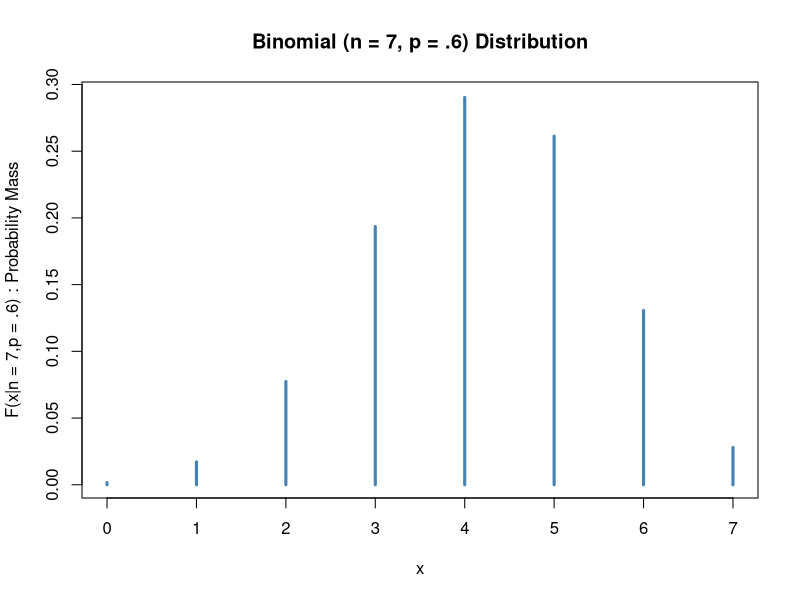
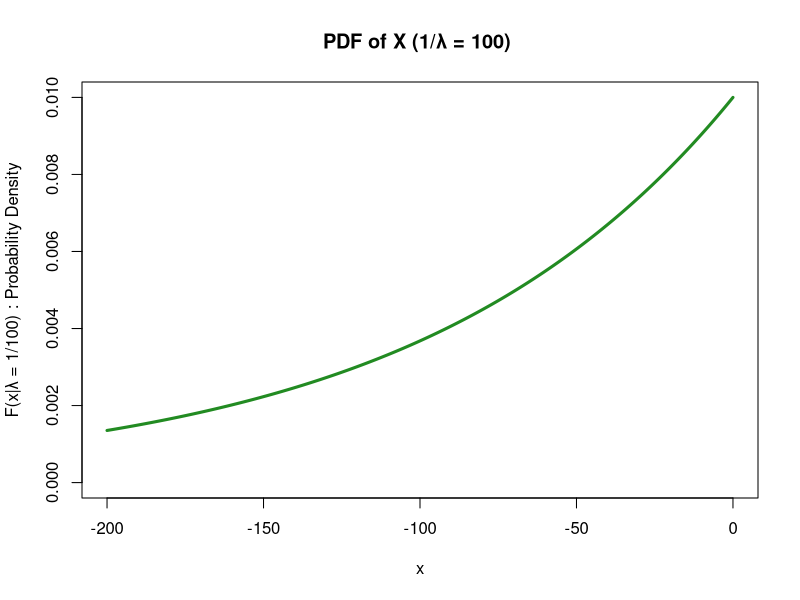

Generate these figures, in order, with R:
## ---- chunk 1
k <- seq(0,7)
plot(k,dbinom(k,size=7,prob=.6),type="h", 
     lwd = 3, xlab = "x",
     main = "Binomial (n = 7, p = .6) Distribution",
     ylab = "F(x|n = 7,p = .6) : Probability Mass", col = "steel blue")



## ---- chunk 2
# mean = np
n = 7
p = .6
n*p
sum(dbinom(k,7,.6) * k) # or..
## ---- chunk 3
k
## ---- chunk 4
x <- seq(0,-200,-.1)
fx <- (1/100)*exp(x/100)

plot(x,fx, type = "l", lwd = 3, ylim = c(0,.010),
     ylab = "F(x|λ = 1/100) : Probability Density", col = "forest green",
     main ="PDF of X (1/λ = 100) " )
## ---- chunk 5
"x < 0"
## ---- chunk 6
"4"
## ---- chunk 7
pnorm(28.4,20,4)
## ---- chunk 8
1-pnorm(14,20,4)
## ---- chunk 9
pnorm(23.9,20,4) - pnorm(17.4,20,4) 
## ---- chunk 10
qnorm(.25,20,4)
## ---- chunk 11
dnorm(20,20,4)
